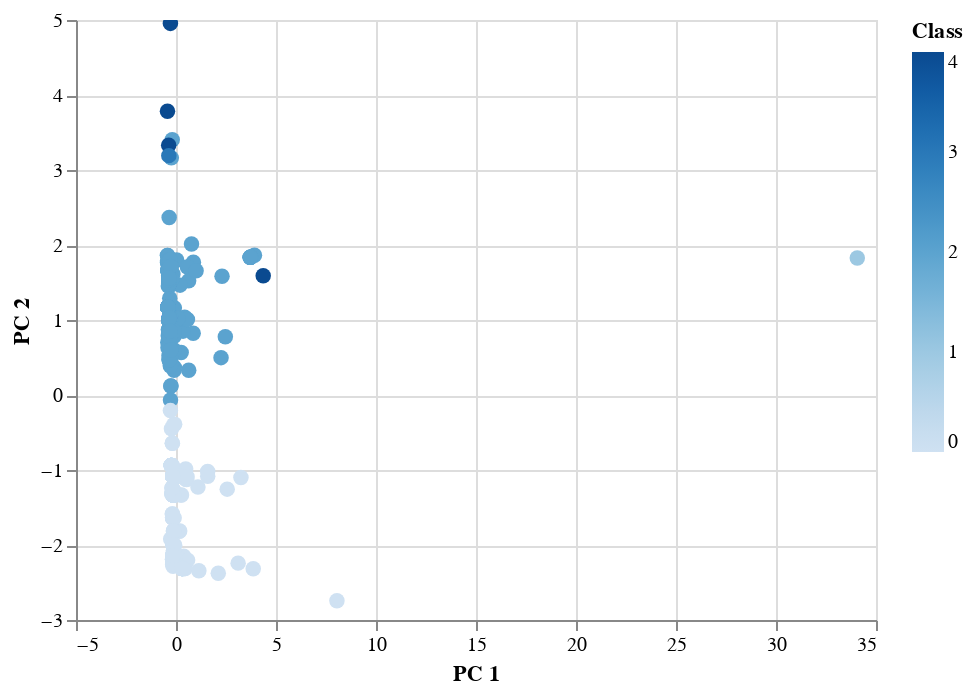

The cell this chart's notebook holds for it:
### Markdown cell above
### Visualizing Results

#### 3D-Scatter with Clusters

### Code cell
# Create a 3D-Scatter with the PCA data and the clusters

# Only 2D, due to switch to using Altair on SageMaker

alt.Chart(clustered_df).mark_circle(size=60).encode(
    alt.X("PC 1"),
    alt.Y("PC 2"),
    alt.Color("Class"),
    alt.OpacityValue(4),
    tooltip=["CoinName", "Algorithm", "TotalCoinsMined", "TotalCoinSupply"]
).interactive()

### Figure 1 — Vega-Lite specification as saved in the notebook (floating-point values rounded to 4 significant figures; data arrays with more than 128 entries replaced by an {"elided": "..."} marker saying what was removed)
{"config": {"view": {"continuousWidth": 400, "continuousHeight": 300}}, "data": {"name": "data-93bdeeae3d779bd7f5b672ad46a4862e"}, "mark": {"type": "circle", "size": 60}, "encoding": {"color": {"type": "quantitative", "field": "Class"}, "opacity": {"value": 4}, "tooltip": [{"type": "nominal", "field": "CoinName"}, {"type": "nominal", "field": "Algorithm"}, {"type": "quantitative", "field": "TotalCoinsMined"}, {"type": "quantitative", "field": "TotalCoinSupply"}], "x": {"type": "quantitative", "field": "PC 1"}, "y": {"type": "quantitative", "field": "PC 2"}}, "selection": {"selector044": {"type": "interval", "bind": "scales", "encodings": ["x", "y"]}}, "$schema": "https://vega.github.io/schema/vega-lite/v4.8.1.json", "datasets": {"data-93bdeeae3d779bd7f5b672ad46a4862e": {"elided": "532 records"}}}
